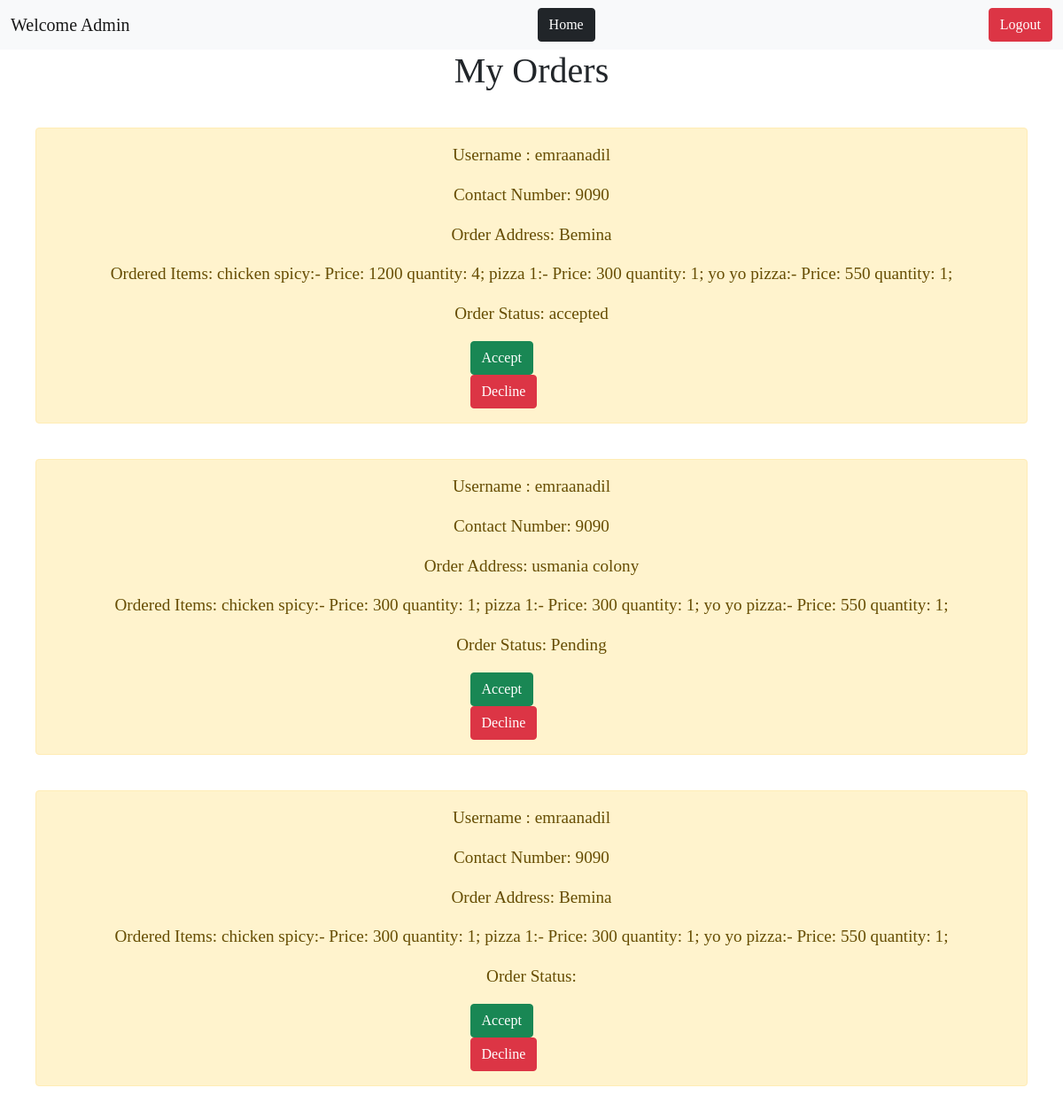
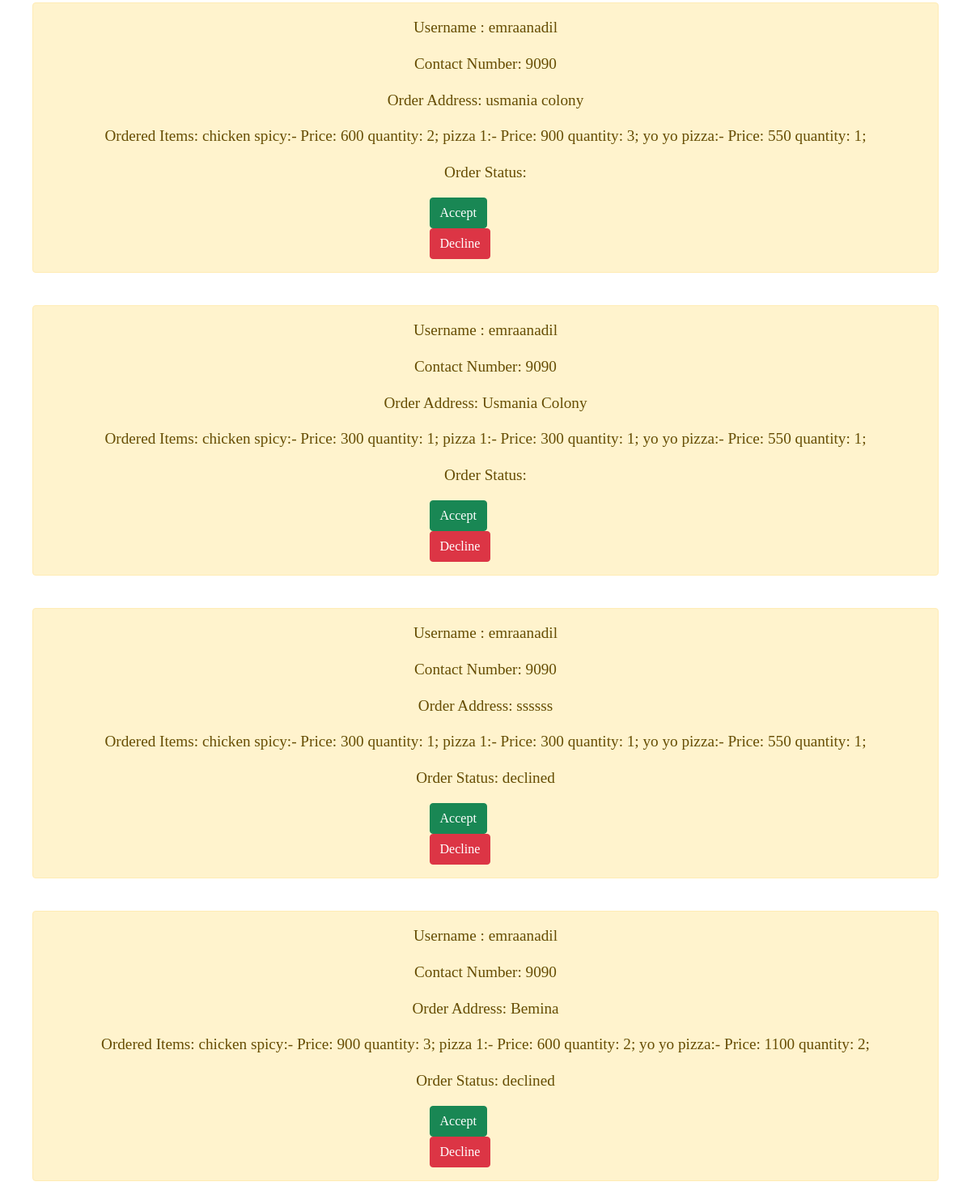
The page /adminorders/ (signed in) on the database its author committed (2 pictures, top to bottom).
### pizzaapp/models.py (models this page shows)
class OrderModel(models.Model):
    username = models.CharField(max_length=50)
    phone = models.CharField(max_length=50)
    address = models.CharField(max_length=50)
    ordereditems = models.CharField(max_length=1000)
    status = models.CharField(max_length=10,default="Pending")

### pizzaapp/views.py (the view)
# urls.py: path('adminorders/',adminorders),
def adminorders(request):
    if not request.user.is_authenticated:
        return redirect("adminloginpage")
    orders = reversed(OrderModel.objects.all())
    context = {"orders":orders}
    return render(request, "pizzaapp/adminorders.html",context)

### templates/pizzaapp/adminorders.html (shortened to what this page needs)
{% extends 'base.html' %}
{% block body %}
<nav class="navbar navbar-light bg-light">
  <div class="container-fluid">
    <a class="navbar-brand">Welcome Admin</a>
    <a class= 'nav-item btn btn-dark' href="/admin/homepage/" style="color:white; text-decoration:none" > Home </a>
    <a class='btn btn-danger' href='/adminlogout/'>Logout</a>
  </div>
</nav>
<h1 style="text-align:center">My Orders </h1>
{%for order in orders%}
<div style = "margin:40px" class="alert alert-warning" role = "alert">
<p style= "text-align:center;"> Username : {{order.username}} </p>
<p style= "text-align:center;" > Contact Number: {{order.phone}} </p>
<p style= "text-align:center;"> Order Address: {{order.address}} </p>
<p style= "text-align:center;"> Ordered Items: {{order.ordereditems}} </p>
<p style= "text-align:center;"> Order Status: {{order.status}} </p>
<div class= 'container' style="display:block; margin:auto ; width:15%">
<a style= "text-align:center;" href="/acceptorder/{{order.id}}" class= "btn btn-success"> Accept </a>
<a style= "text-align:center;" href="/declineorder/{{order.id}}" class= "btn btn-danger"> Decline </a>
</div>
 </div>
{% endfor %}
{% endblock body %}

### templates/base.html (shortened to what this page needs)
<!DOCTYPE html>
<html lang="en">
<head>
    <link href="https://cdn.jsdelivr.net/npm/bootstrap@5.1.1/dist/css/bootstrap.min.css" rel="stylesheet">
{% load static %}
</head>
<body>
    {% block body %}{% endblock body %}
</body>
</html>

### rows shown on the page
OrderModel: username "emraanadil", phone "9090", address "Bemina", ordereditems "chicken spicy:- Price: 1200 quantity: 4; pizza 1:- Price: 300 quantity: 1; yo yo pizza:- Price: 550 quantity: 1;", status "accepted"
OrderModel: username "emraanadil", phone "9090", address "usmania colony", ordereditems "chicken spicy:- Price: 300 quantity: 1; pizza 1:- Price: 300 quantity: 1; yo yo pizza:- Price: 550 quantity: 1;", status "Pending"
OrderModel: username "emraanadil", phone "9090", address "Bemina", ordereditems "chicken spicy:- Price: 300 quantity: 1; pizza 1:- Price: 300 quantity: 1; yo yo pizza:- Price: 550 quantity: 1;"
OrderModel: username "emraanadil", phone "9090", address "usmania colony", ordereditems "chicken spicy:- Price: 600 quantity: 2; pizza 1:- Price: 900 quantity: 3; yo yo pizza:- Price: 550 quantity: 1;"
OrderModel: username "emraanadil", phone "9090", address "Usmania Colony", ordereditems "chicken spicy:- Price: 300 quantity: 1; pizza 1:- Price: 300 quantity: 1; yo yo pizza:- Price: 550 quantity: 1;"
OrderModel: username "emraanadil", phone "9090", address "ssssss", ordereditems "chicken spicy:- Price: 300 quantity: 1; pizza 1:- Price: 300 quantity: 1; yo yo pizza:- Price: 550 quantity: 1;", status "declined"
OrderModel: username "emraanadil", phone "9090", address "Bemina", ordereditems "chicken spicy:- Price: 900 quantity: 3; pizza 1:- Price: 600 quantity: 2; yo yo pizza:- Price: 1100 quantity: 2;", status "declined"
